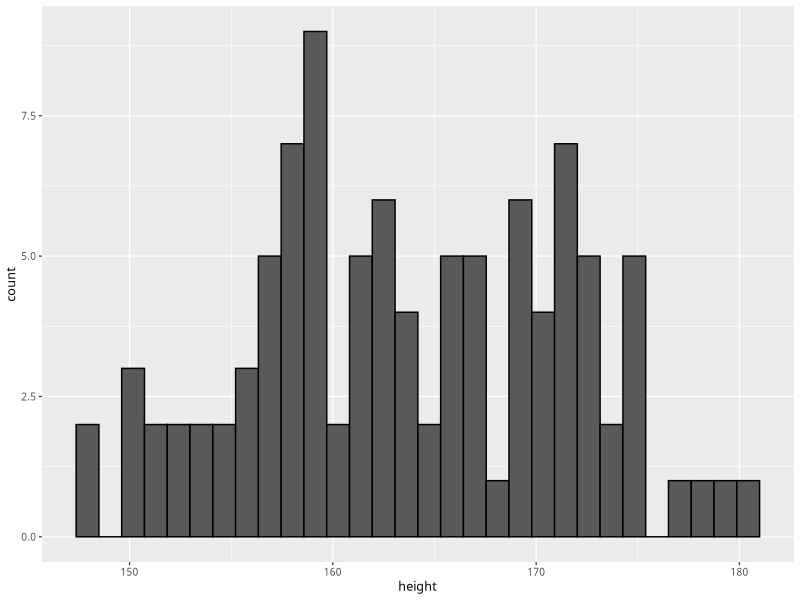
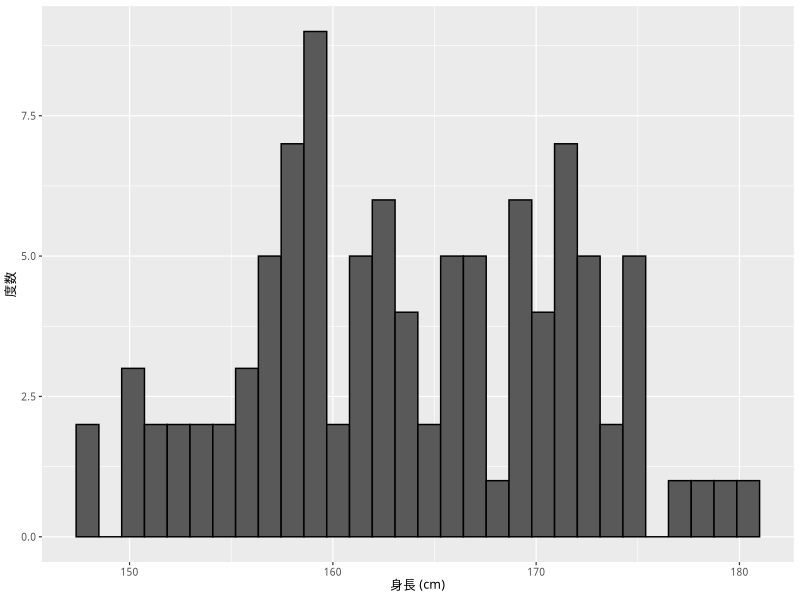
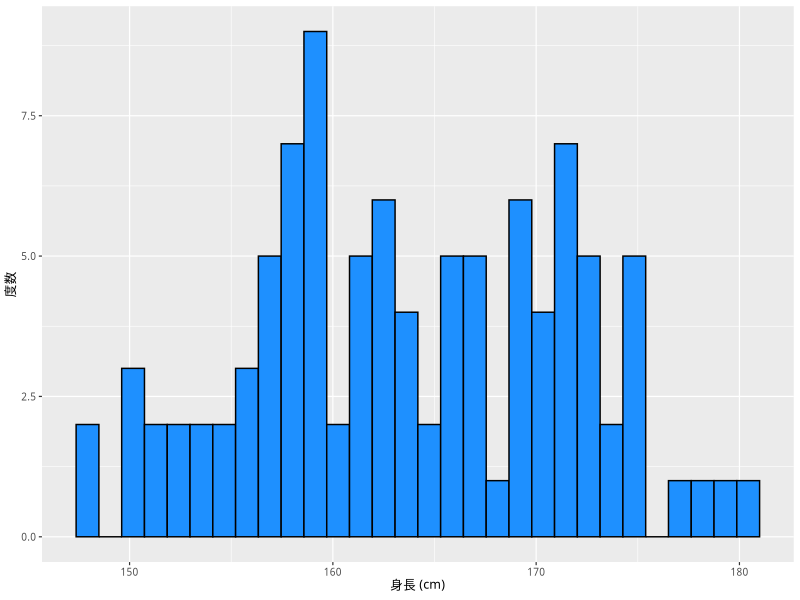
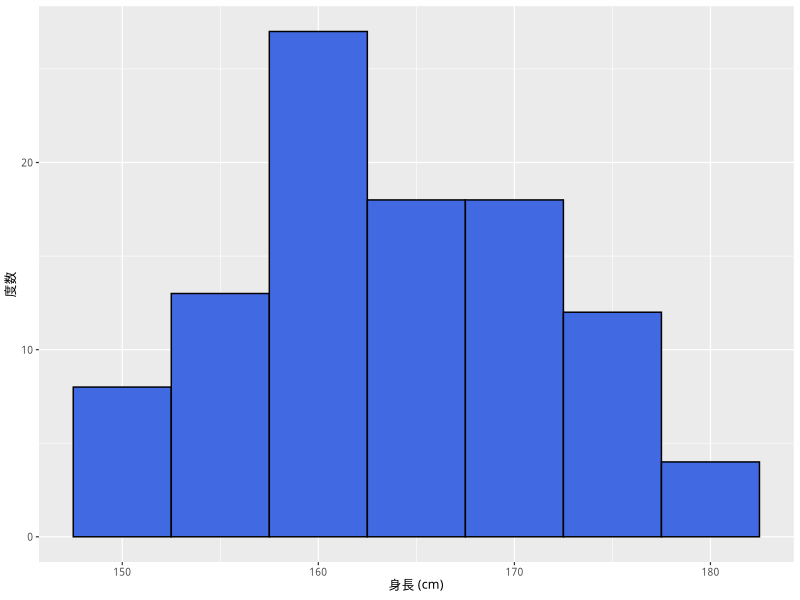
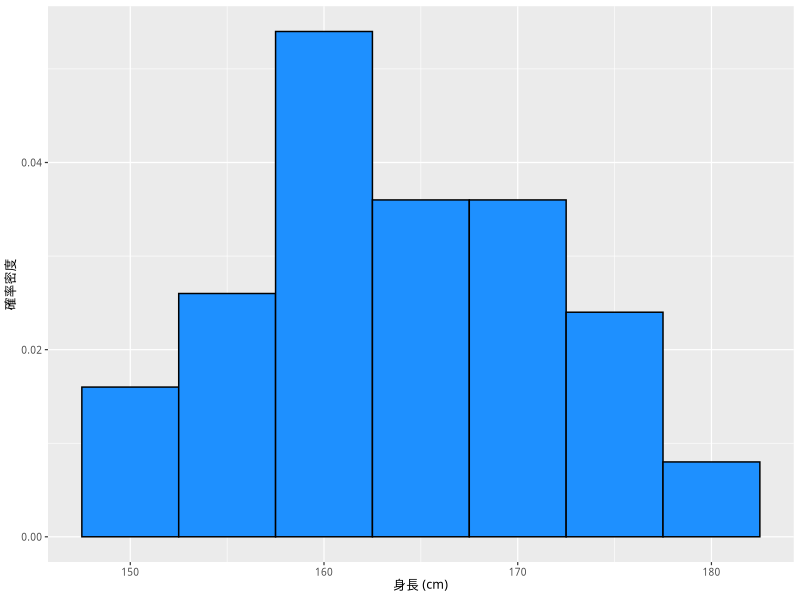
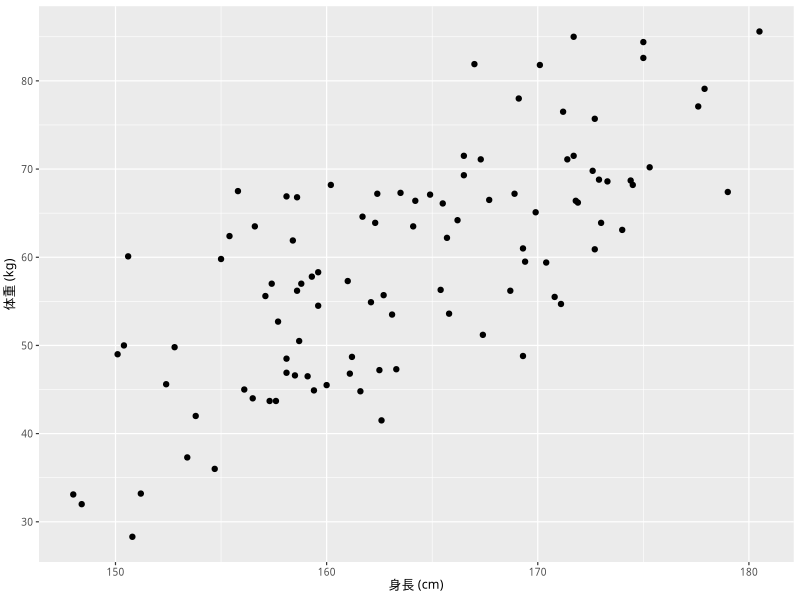
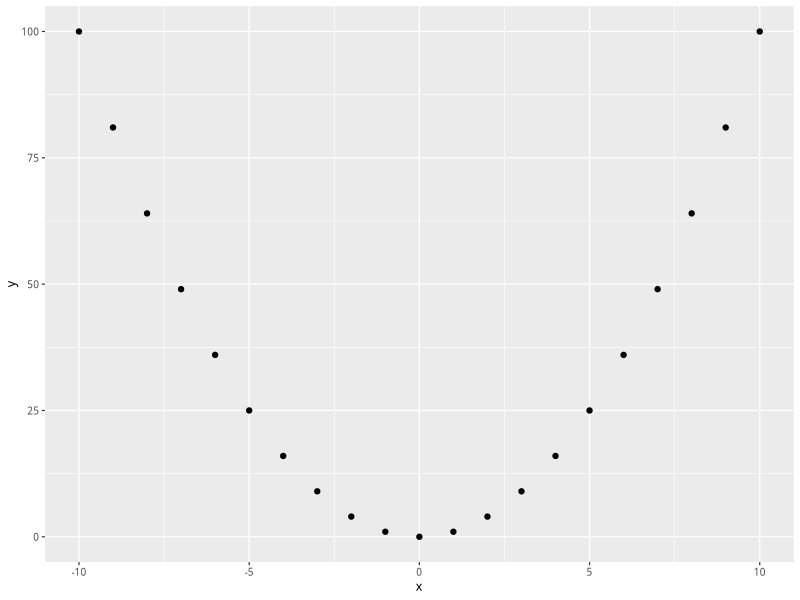

Generate these figures, in order, with R:
## ---- chunk 1
#| message: false
library(tidyverse)
## ---- chunk 2
#| message: false
theme_set(theme_gray(base_size = 9,
                     base_family = "IPAexGothic"))
## ---- chunk 3
#| message: false
myd <- read_csv("data/fake_data_01.csv")
## ---- chunk 4
head(myd)          # 行数を指定しないと6行分
tail(myd, n = 8)   # 最後の8行分
## ---- chunk 5
names(myd)
## ---- chunk 6
dim(myd)
## ---- chunk 7
glimpse(myd)
## ---- chunk 8
summary(myd)
## ---- chunk 9
mean(myd$height)
## ---- chunk 10
median(myd$height)
## ---- chunk 11
var(myd$height)
## ---- chunk 12
sd(myd$height)
## ---- chunk 13
sqrt(var(myd$height))
## ---- chunk 14
max(myd$height) - min(myd$height)
## ---- chunk 15
range(myd$height)
## ---- chunk 16
IQR(myd$height)
## ---- chunk 17
(q1 <- quantile(myd$height, prob = 0.25))
## ---- chunk 18
(q3 <- quantile(myd$height, prob = 0.75))
## ---- chunk 19
q3 - q1
## ---- chunk 20
quantile(myd$height, prob = c(0.22, 0.77, 0.87))
## ---- chunk 21
quantile(myd$height, prob = c(0, 0.25, 0.5, 0.75, 1))
## ---- chunk 22
fivenum(myd$height)
## ---- chunk 23
#| message: false
hist_h <- ggplot(myd, aes(x = height)) +
  geom_histogram(color = "black")
plot(hist_h)
## ---- chunk 24
#| message: false
hist_h2 <- hist_h + 
    labs(x = "身長 (cm)", 
         y = "度数")
plot(hist_h2)
## ---- chunk 25
#| message: false
hist_h3 <- ggplot(myd, aes(x = height)) +
  geom_histogram(color = "black", 
                 fill = "dodgerblue") +
  labs(x = "身長 (cm)", 
       y = "度数")
plot(hist_h3)
## ---- chunk 26
hist_h4 <- ggplot(myd, aes(x = height)) +
  geom_histogram(color = "black", 
                 fill = "royalblue", 
                 binwidth = 5) +
  labs(x = "身長 (cm)", 
       y = "度数")
plot(hist_h4)
## ---- chunk 27
hist_h5 <- ggplot(myd, aes(x = height, y = after_stat(density))) +
  geom_histogram(color = "black", 
                 fill = "dodgerblue", 
                 binwidth = 5) +
  labs(x = "身長 (cm)", 
       y = "確率密度")
print(hist_h5)
## ---- chunk 28
scat <- ggplot(myd, aes(x = height, y = weight)) +
  geom_point() +
  labs(x = "身長 (cm)", y = "体重 (kg)")
plot(scat)
## ---- chunk 29
cor(myd$height, myd$weight)
## ---- chunk 30
x <- -10:10
y <- x ^ 2
cor(x, y)
## ---- chunk 31
newd <- tibble(x = x, y = y)
scat2 <- ggplot(newd, aes(x = x, y = y)) +
  geom_point()
plot(scat2)
